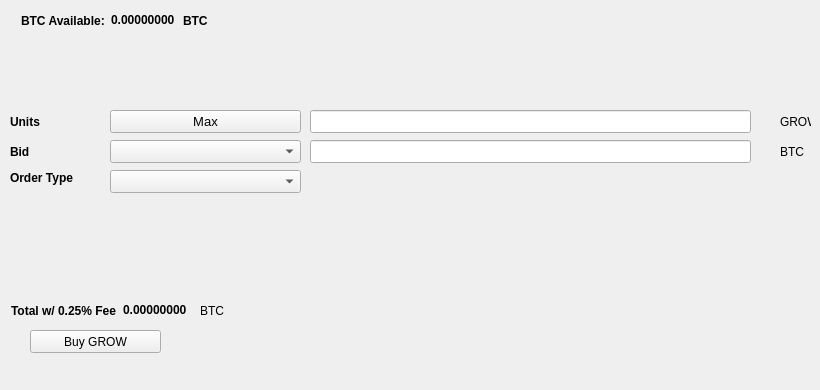
   <widget class="QWidget" name="BuyTab">
    <attribute name="title">
     <string>Buy</string>
    </attribute>
    <widget class="QPushButton" name="BuyGROW">
     <property name="geometry">
      <rect>
       <x>30</x>
       <y>330</y>
       <width>131</width>
       <height>23</height>
      </rect>
     </property>
     <property name="text">
      <string>Buy GROW</string>
     </property>
     <property name="icon">
      <iconset resource="../grow.qrc">
       <normaloff>:/icons/bitcoin</normaloff>:/icons/bitcoin</iconset>
     </property>
    </widget>
    <widget class="QLabel" name="label_3">
     <property name="geometry">
      <rect>
       <x>10</x>
       <y>110</y>
       <width>46</width>
       <height>23</height>
      </rect>
     </property>
     <property name="font">
      <font>
       <weight>75</weight>
       <bold>true</bold>
      </font>
     </property>
     <property name="text">
      <string>Units</string>
     </property>
    </widget>
    <widget class="QLineEdit" name="UnitsInput">
     <property name="geometry">
      <rect>
       <x>310</x>
       <y>110</y>
       <width>441</width>
       <height>23</height>
      </rect>
     </property>
     <property name="font">
      <font>
       <pointsize>9</pointsize>
       <weight>75</weight>
       <bold>true</bold>
      </font>
     </property>
    </widget>
    <widget class="QLineEdit" name="BuyBidPriceEdit">
     <property name="geometry">
      <rect>
       <x>310</x>
       <y>140</y>
       <width>441</width>
       <height>23</height>
      </rect>
     </property>
     <property name="font">
      <font>
       <pointsize>9</pointsize>
       <weight>75</weight>
       <bold>true</bold>
      </font>
     </property>
    </widget>
    <widget class="QLabel" name="label_4">
     <property name="geometry">
      <rect>
       <x>780</x>
       <y>110</y>
       <width>31</width>
       <height>23</height>
      </rect>
     </property>
     <property name="text">
      <string>GROW</string>
     </property>
    </widget>
    <widget class="QLabel" name="label_5">
     <property name="geometry">
      <rect>
       <x>780</x>
       <y>140</y>
       <width>31</width>
       <height>23</height>
      </rect>
     </property>
     <property name="text">
      <string>BTC</string>
     </property>
    </widget>
    <widget class="QLabel" name="label_6">
     <property name="geometry">
      <rect>
       <x>10</x>
       <y>140</y>
       <width>46</width>
       <height>23</height>
      </rect>
     </property>
     <property name="font">
      <font>
       <weight>75</weight>
       <bold>true</bold>
      </font>
     </property>
     <property name="text">
      <string>Bid</string>
     </property>
    </widget>
    <widget class="QLabel" name="label_7">
     <property name="geometry">
      <rect>
       <x>10</x>
       <y>170</y>
       <width>91</width>
       <height>16</height>
      </rect>
     </property>
     <property name="font">
      <font>
       <weight>75</weight>
       <bold>true</bold>
      </font>
     </property>
     <property name="text">
      <string>Order Type</string>
     </property>
    </widget>
    <widget class="QPushButton" name="Buy_Max_Amount">
     <property name="geometry">
      <rect>
       <x>110</x>
       <y>110</y>
       <width>191</width>
       <height>23</height>
      </rect>
     </property>
     <property name="font">
      <font>
       <pointsize>10</pointsize>
      </font>
     </property>
     <property name="text">
      <string>Max</string>
     </property>
    </widget>
    <widget class="QComboBox" name="BuyBidcomboBox">
     <property name="geometry">
      <rect>
       <x>110</x>
       <y>140</y>
       <width>191</width>
       <height>23</height>
      </rect>
     </property>
     <property name="font">
      <font>
       <pointsize>10</pointsize>
      </font>
     </property>
    </widget>
    <widget class="QComboBox" name="buyOrdertypeCombo">
     <property name="geometry">
      <rect>
       <x>110</x>
       <y>170</y>
       <width>191</width>
       <height>23</height>
      </rect>
     </property>
     <property name="font">
      <font>
       <pointsize>10</pointsize>
      </font>
     </property>
    </widget>
    <widget class="QWidget" name="layoutWidget1">
     <property name="geometry">
      <rect>
       <x>21</x>
       <y>11</y>
       <width>227</width>
       <height>19</height>
      </rect>
     </property>
     <layout class="QHBoxLayout" name="horizontalLayout_3">
      <item>
       <widget class="QLabel" name="label232">
        <property name="font">
         <font>
          <weight>75</weight>
          <bold>true</bold>
         </font>
        </property>
        <property name="text">
         <string>BTC Available:</string>
        </property>
       </widget>
      </item>
      <item>
       <widget class="QLabel" name="BtcAvailableLbl">
        <property name="palette">
         <palette>
          <active>
           <colorrole role="WindowText">
            <brush brushstyle="SolidPattern">
             <color alpha="255">
              <red>0</red>
              <green>0</green>
              <blue>0</blue>
             </color>
            </brush>
           </colorrole>
           <colorrole role="Button">
            <brush brushstyle="SolidPattern">
             <color alpha="255">
              <red>0</red>
              <green>170</green>
              <blue>0</blue>
             </color>
            </brush>
           </colorrole>
           <colorrole role="Light">
            <brush brushstyle="SolidPattern">
             <color alpha="255">
              <red>0</red>
              <green>255</green>
              <blue>0</blue>
             </color>
            </brush>
           </colorrole>
           <colorrole role="Midlight">
            <brush brushstyle="SolidPattern">
             <color alpha="255">
              <red>0</red>
              <green>212</green>
              <blue>0</blue>
             </color>
            </brush>
           </colorrole>
           <colorrole role="Dark">
            <brush brushstyle="SolidPattern">
             <color alpha="255">
              <red>0</red>
              <green>85</green>
              <blue>0</blue>
             </color>
            </brush>
           </colorrole>
           <colorrole role="Mid">
            <brush brushstyle="SolidPattern">
             <color alpha="255">
              <red>0</red>
              <green>113</green>
              <blue>0</blue>
             </color>
            </brush>
           </colorrole>
           <colorrole role="Text">
            <brush brushstyle="SolidPattern">
             <color alpha="255">
              <red>0</red>
              <green>170</green>
              <blue>0</blue>
             </color>
            </brush>
           </colorrole>
           <colorrole role="BrightText">
            <brush brushstyle="SolidPattern">
             <color alpha="255">
              <red>255</red>
              <green>255</green>
              <blue>255</blue>
             </color>
            </brush>
           </colorrole>
           <colorrole role="ButtonText">
            <brush brushstyle="SolidPattern">
             <color alpha="255">
              <red>0</red>
              <green>0</green>
              <blue>0</blue>
             </color>
            </brush>
           </colorrole>
           <colorrole role="Base">
            <brush brushstyle="SolidPattern">
             <color alpha="255">
              <red>255</red>
              <green>255</green>
              <blue>255</blue>
             </color>
            </brush>
           </colorrole>
           <colorrole role="Window">
            <brush brushstyle="SolidPattern">
             <color alpha="255">
              <red>0</red>
              <green>170</green>
              <blue>0</blue>
             </color>
            </brush>
           </colorrole>
           <colorrole role="Shadow">
            <brush brushstyle="SolidPattern">
             <color alpha="255">
              <red>0</red>
              <green>0</green>
              <blue>0</blue>
             </color>
            </brush>
           </colorrole>
           <colorrole role="AlternateBase">
            <brush brushstyle="SolidPattern">
             <color alpha="255">
              <red>127</red>
              <green>212</green>
              <blue>127</blue>
             </color>
            </brush>
           </colorrole>
           <colorrole role="ToolTipBase">
            <brush brushstyle="SolidPattern">
             <color alpha="255">
              <red>255</red>
              <green>255</green>
              <blue>220</blue>
             </color>
            </brush>
           </colorrole>
           <colorrole role="ToolTipText">
            <brush brushstyle="SolidPattern">
             <color alpha="255">
              <red>0</red>
              <green>0</green>
              <blue>0</blue>
             </color>
            </brush>
           </colorrole>
          </active>
          <inactive>
           <colorrole role="WindowText">
            <brush brushstyle="SolidPattern">
             <color alpha="255">
              <red>0</red>
              <green>0</green>
              <blue>0</blue>
             </color>
            </brush>
           </colorrole>
           <colorrole role="Button">
            <brush brushstyle="SolidPattern">
             <color alpha="255">
              <red>0</red>
              <green>170</green>
              <blue>0</blue>
             </color>
            </brush>
           </colorrole>
           <colorrole role="Light">
            <brush brushstyle="SolidPattern">
             <color alpha="255">
              <red>0</red>
              <green>255</green>
              <blue>0</blue>
             </color>
            </brush>
           </colorrole>
           <colorrole role="Midlight">
            <brush brushstyle="SolidPattern">
             <color alpha="255">
              <red>0</red>
              <green>212</green>
              <blue>0</blue>
             </color>
            </brush>
           </colorrole>
           <colorrole role="Dark">
            <brush brushstyle="SolidPattern">
             <color alpha="255">
              <red>0</red>
              <green>85</green>
              <blue>0</blue>
             </color>
            </brush>
           </colorrole>
           <colorrole role="Mid">
            <brush brushstyle="SolidPattern">
             <color alpha="255">
              <red>0</red>
              <green>113</green>
              <blue>0</blue>
             </color>
            </brush>
           </colorrole>
           <colorrole role="Text">
            <brush brushstyle="SolidPattern">
             <color alpha="255">
              <red>0</red>
              <green>170</green>
              <blue>0</blue>
             </color>
            </brush>
           </colorrole>
           <colorrole role="BrightText">
            <brush brushstyle="SolidPattern">
             <color alpha="255">
              <red>255</red>
              <green>255</green>
              <blue>255</blue>
             </color>
            </brush>
           </colorrole>
           <colorrole role="ButtonText">
            <brush brushstyle="SolidPattern">
             <color alpha="255">
              <red>0</red>
              <green>0</green>
              <blue>0</blue>
             </color>
            </brush>
           </colorrole>
           <colorrole role="Base">
            <brush brushstyle="SolidPattern">
             <color alpha="255">
              <red>255</red>
              <green>255</green>
              <blue>255</blue>
             </color>
            </brush>
           </colorrole>
           <colorrole role="Window">
            <brush brushstyle="SolidPattern">
             <color alpha="255">
              <red>0</red>
              <green>170</green>
              <blue>0</blue>
             </color>
            </brush>
           </colorrole>
           <colorrole role="Shadow">
            <brush brushstyle="SolidPattern">
             <color alpha="255">
              <red>0</red>
              <green>0</green>
              <blue>0</blue>
             </color>
            </brush>
           </colorrole>
           <colorrole role="AlternateBase">
            <brush brushstyle="SolidPattern">
             <color alpha="255">
              <red>127</red>
              <green>212</green>
              <blue>127</blue>
             </color>
            </brush>
           </colorrole>
           <colorrole role="ToolTipBase">
            <brush brushstyle="SolidPattern">
             <color alpha="255">
              <red>255</red>
              <green>255</green>
              <blue>220</blue>
             </color>
            </brush>
           </colorrole>
           <colorrole role="ToolTipText">
            <brush brushstyle="SolidPattern">
             <color alpha="255">
              <red>0</red>
              <green>0</green>
              <blue>0</blue>
             </color>
            </brush>
           </colorrole>
          </inactive>
          <disabled>
           <colorrole role="WindowText">
            <brush brushstyle="SolidPattern">
             <color alpha="255">
              <red>0</red>
              <green>85</green>
              <blue>0</blue>
             </color>
            </brush>
           </colorrole>
           <colorrole role="Button">
            <brush brushstyle="SolidPattern">
             <color alpha="255">
              <red>0</red>
              <green>170</green>
              <blue>0</blue>
             </color>
            </brush>
           </colorrole>
           <colorrole role="Light">
            <brush brushstyle="SolidPattern">
             <color alpha="255">
              <red>0</red>
              <green>255</green>
              <blue>0</blue>
             </color>
            </brush>
           </colorrole>
           <colorrole role="Midlight">
            <brush brushstyle="SolidPattern">
             <color alpha="255">
              <red>0</red>
              <green>212</green>
              <blue>0</blue>
             </color>
            </brush>
           </colorrole>
           <colorrole role="Dark">
            <brush brushstyle="SolidPattern">
             <color alpha="255">
              <red>0</red>
              <green>85</green>
              <blue>0</blue>
             </color>
            </brush>
           </colorrole>
           <colorrole role="Mid">
            <brush brushstyle="SolidPattern">
             <color alpha="255">
              <red>0</red>
              <green>113</green>
              <blue>0</blue>
             </color>
            </brush>
           </colorrole>
           <colorrole role="Text">
            <brush brushstyle="SolidPattern">
             <color alpha="255">
              <red>0</red>
              <green>85</green>
              <blue>0</blue>
             </color>
            </brush>
           </colorrole>
           <colorrole role="BrightText">
            <brush brushstyle="SolidPattern">
             <color alpha="255">
              <red>255</red>
              <green>255</green>
              <blue>255</blue>
             </color>
            </brush>
           </colorrole>
           <colorrole role="ButtonText">
            <brush brushstyle="SolidPattern">
             <color alpha="255">
              <red>0</red>
              <green>85</green>
              <blue>0</blue>
             </color>
            </brush>
           </colorrole>
           <colorrole role="Base">
            <brush brushstyle="SolidPattern">
             <color alpha="255">
              <red>0</red>
              <green>170</green>
              <blue>0</blue>
             </color>
            </brush>
           </colorrole>
           <colorrole role="Window">
            <brush brushstyle="SolidPattern">
             <color alpha="255">
              <red>0</red>
              <green>170</green>
              <blue>0</blue>
             </color>
            </brush>
           </colorrole>
           <colorrole role="Shadow">
            <brush brushstyle="SolidPattern">
             <color alpha="255">
              <red>0</red>
              <green>0</green>
              <blue>0</blue>
             </color>
            </brush>
           </colorrole>
           <colorrole role="AlternateBase">
            <brush brushstyle="SolidPattern">
             <color alpha="255">
              <red>0</red>
              <green>170</green>
              <blue>0</blue>
             </color>
            </brush>
           </colorrole>
           <colorrole role="ToolTipBase">
            <brush brushstyle="SolidPattern">
             <color alpha="255">
              <red>255</red>
              <green>255</green>
              <blue>220</blue>
             </color>
            </brush>
           </colorrole>
           <colorrole role="ToolTipText">
            <brush brushstyle="SolidPattern">
             <color alpha="255">
              <red>0</red>
              <green>0</green>
              <blue>0</blue>
             </color>
            </brush>
           </colorrole>
          </disabled>
         </palette>
        </property>
        <property name="font">
         <font>
          <weight>75</weight>
          <bold>true</bold>
         </font>
        </property>
        <property name="text">
         <string>0.00000000</string>
        </property>
        <property name="textInteractionFlags">
         <set>Qt::LinksAccessibleByMouse|Qt::TextSelectableByKeyboard|Qt::TextSelectableByMouse</set>
        </property>
       </widget>
      </item>
      <item>
       <widget class="QLabel" name="BtcAvailableLbl_2">
        <property name="font">
         <font>
          <weight>75</weight>
          <bold>true</bold>
         </font>
        </property>
        <property name="text">
         <string>BTC</string>
        </property>
       </widget>
      </item>
     </layout>
    </widget>
    <widget class="QWidget" name="layoutWidge2">
     <property name="geometry">
      <rect>
       <x>11</x>
       <y>301</y>
       <width>259</width>
       <height>19</height>
      </rect>
     </property>
     <layout class="QHBoxLayout" name="horizontalLayout_4">
      <item>
       <widget class="QLabel" name="label_9">
        <property name="font">
         <font>
          <weight>75</weight>
          <bold>true</bold>
         </font>
        </property>
        <property name="text">
         <string>Total w/ 0.25% Fee</string>
        </property>
       </widget>
      </item>
      <item>
       <widget class="QLabel" name="BuyCostLabel">
        <property name="palette">
         <palette>
          <active>
           <colorrole role="WindowText">
            <brush brushstyle="SolidPattern">
             <color alpha="255">
              <red>0</red>
              <green>0</green>
              <blue>0</blue>
             </color>
            </brush>
           </colorrole>
           <colorrole role="Button">
            <brush brushstyle="SolidPattern">
             <color alpha="255">
              <red>0</red>
              <green>170</green>
              <blue>0</blue>
             </color>
            </brush>
           </colorrole>
           <colorrole role="Light">
            <brush brushstyle="SolidPattern">
             <color alpha="255">
              <red>0</red>
              <green>255</green>
              <blue>0</blue>
             </color>
            </brush>
           </colorrole>
           <colorrole role="Midlight">
            <brush brushstyle="SolidPattern">
             <color alpha="255">
              <red>0</red>
              <green>212</green>
              <blue>0</blue>
             </color>
            </brush>
           </colorrole>
           <colorrole role="Dark">
            <brush brushstyle="SolidPattern">
             <color alpha="255">
              <red>0</red>
              <green>85</green>
              <blue>0</blue>
             </color>
            </brush>
           </colorrole>
           <colorrole role="Mid">
            <brush brushstyle="SolidPattern">
             <color alpha="255">
              <red>0</red>
              <green>113</green>
              <blue>0</blue>
             </color>
            </brush>
           </colorrole>
           <colorrole role="Text">
            <brush brushstyle="SolidPattern">
             <color alpha="255">
              <red>0</red>
              <green>170</green>
              <blue>0</blue>
             </color>
            </brush>
           </colorrole>
           <colorrole role="BrightText">
            <brush brushstyle="SolidPattern">
             <color alpha="255">
              <red>255</red>
              <green>255</green>
              <blue>255</blue>
             </color>
            </brush>
           </colorrole>
           <colorrole role="ButtonText">
            <brush brushstyle="SolidPattern">
             <color alpha="255">
              <red>0</red>
              <green>0</green>
              <blue>0</blue>
             </color>
            </brush>
           </colorrole>
           <colorrole role="Base">
            <brush brushstyle="SolidPattern">
             <color alpha="255">
              <red>255</red>
              <green>255</green>
              <blue>255</blue>
             </color>
            </brush>
           </colorrole>
           <colorrole role="Window">
            <brush brushstyle="SolidPattern">
             <color alpha="255">
              <red>0</red>
              <green>170</green>
              <blue>0</blue>
             </color>
            </brush>
           </colorrole>
           <colorrole role="Shadow">
            <brush brushstyle="SolidPattern">
             <color alpha="255">
              <red>0</red>
              <green>0</green>
              <blue>0</blue>
             </color>
            </brush>
           </colorrole>
           <colorrole role="AlternateBase">
            <brush brushstyle="SolidPattern">
             <color alpha="255">
              <red>127</red>
              <green>212</green>
              <blue>127</blue>
             </color>
            </brush>
           </colorrole>
           <colorrole role="ToolTipBase">
            <brush brushstyle="SolidPattern">
             <color alpha="255">
              <red>255</red>
              <green>255</green>
              <blue>220</blue>
             </color>
            </brush>
           </colorrole>
           <colorrole role="ToolTipText">
            <brush brushstyle="SolidPattern">
             <color alpha="255">
              <red>0</red>
              <green>0</green>
              <blue>0</blue>
             </color>
            </brush>
           </colorrole>
          </active>
          <inactive>
           <colorrole role="WindowText">
            <brush brushstyle="SolidPattern">
             <color alpha="255">
              <red>0</red>
              <green>0</green>
              <blue>0</blue>
             </color>
            </brush>
           </colorrole>
           <colorrole role="Button">
            <brush brushstyle="SolidPattern">
             <color alpha="255">
              <red>0</red>
              <green>170</green>
              <blue>0</blue>
             </color>
            </brush>
           </colorrole>
           <colorrole role="Light">
            <brush brushstyle="SolidPattern">
             <color alpha="255">
              <red>0</red>
              <green>255</green>
              <blue>0</blue>
             </color>
            </brush>
           </colorrole>
           <colorrole role="Midlight">
            <brush brushstyle="SolidPattern">
             <color alpha="255">
              <red>0</red>
              <green>212</green>
              <blue>0</blue>
             </color>
            </brush>
           </colorrole>
           <colorrole role="Dark">
            <brush brushstyle="SolidPattern">
             <color alpha="255">
              <red>0</red>
              <green>85</green>
              <blue>0</blue>
             </color>
            </brush>
           </colorrole>
           <colorrole role="Mid">
            <brush brushstyle="SolidPattern">
             <color alpha="255">
              <red>0</red>
              <green>113</green>
              <blue>0</blue>
             </color>
            </brush>
           </colorrole>
           <colorrole role="Text">
            <brush brushstyle="SolidPattern">
             <color alpha="255">
              <red>0</red>
              <green>170</green>
              <blue>0</blue>
             </color>
            </brush>
           </colorrole>
           <colorrole role="BrightText">
            <brush brushstyle="SolidPattern">
             <color alpha="255">
              <red>255</red>
              <green>255</green>
              <blue>255</blue>
             </color>
            </brush>
           </colorrole>
           <colorrole role="ButtonText">
            <brush brushstyle="SolidPattern">
             <color alpha="255">
              <red>0</red>
              <green>0</green>
              <blue>0</blue>
             </color>
            </brush>
           </colorrole>
           <colorrole role="Base">
            <brush brushstyle="SolidPattern">
             <color alpha="255">
              <red>255</red>
              <green>255</green>
              <blue>255</blue>
             </color>
            </brush>
           </colorrole>
           <colorrole role="Window">
            <brush brushstyle="SolidPattern">
             <color alpha="255">
              <red>0</red>
              <green>170</green>
              <blue>0</blue>
             </color>
            </brush>
           </colorrole>
           <colorrole role="Shadow">
            <brush brushstyle="SolidPattern">
             <color alpha="255">
              <red>0</red>
              <green>0</green>
              <blue>0</blue>
             </color>
            </brush>
           </colorrole>
           <colorrole role="AlternateBase">
            <brush brushstyle="SolidPattern">
             <color alpha="255">
              <red>127</red>
              <green>212</green>
              <blue>127</blue>
             </color>
            </brush>
           </colorrole>
           <colorrole role="ToolTipBase">
            <brush brushstyle="SolidPattern">
             <color alpha="255">
              <red>255</red>
              <green>255</green>
              <blue>220</blue>
             </color>
            </brush>
           </colorrole>
           <colorrole role="ToolTipText">
            <brush brushstyle="SolidPattern">
             <color alpha="255">
              <red>0</red>
              <green>0</green>
              <blue>0</blue>
             </color>
            </brush>
           </colorrole>
          </inactive>
          <disabled>
           <colorrole role="WindowText">
            <brush brushstyle="SolidPattern">
             <color alpha="255">
              <red>0</red>
              <green>85</green>
              <blue>0</blue>
             </color>
            </brush>
           </colorrole>
           <colorrole role="Button">
            <brush brushstyle="SolidPattern">
             <color alpha="255">
              <red>0</red>
              <green>170</green>
              <blue>0</blue>
             </color>
            </brush>
           </colorrole>
           <colorrole role="Light">
            <brush brushstyle="SolidPattern">
             <color alpha="255">
              <red>0</red>
              <green>255</green>
              <blue>0</blue>
             </color>
            </brush>
           </colorrole>
           <colorrole role="Midlight">
            <brush brushstyle="SolidPattern">
             <color alpha="255">
              <red>0</red>
              <green>212</green>
              <blue>0</blue>
             </color>
            </brush>
           </colorrole>
           <colorrole role="Dark">
            <brush brushstyle="SolidPattern">
             <color alpha="255">
              <red>0</red>
              <green>85</green>
              <blue>0</blue>
             </color>
            </brush>
           </colorrole>
           <colorrole role="Mid">
            <brush brushstyle="SolidPattern">
             <color alpha="255">
              <red>0</red>
              <green>113</green>
              <blue>0</blue>
             </color>
            </brush>
           </colorrole>
           <colorrole role="Text">
            <brush brushstyle="SolidPattern">
             <color alpha="255">
              <red>0</red>
              <green>85</green>
              <blue>0</blue>
             </color>
            </brush>
           </colorrole>
           <colorrole role="BrightText">
            <brush brushstyle="SolidPattern">
             <color alpha="255">
              <red>255</red>
              <green>255</green>
              <blue>255</blue>
             </color>
            </brush>
           </colorrole>
           <colorrole role="ButtonText">
            <brush brushstyle="SolidPattern">
             <color alpha="255">
              <red>0</red>
              <green>85</green>
              <blue>0</blue>
             </color>
            </brush>
           </colorrole>
           <colorrole role="Base">
            <brush brushstyle="SolidPattern">
             <color alpha="255">
              <red>0</red>
              <green>170</green>
              <blue>0</blue>
             </color>
            </brush>
           </colorrole>
           <colorrole role="Window">
            <brush brushstyle="SolidPattern">
             <color alpha="255">
              <red>0</red>
              <green>170</green>
              <blue>0</blue>
             </color>
            </brush>
           </colorrole>
           <colorrole role="Shadow">
            <brush brushstyle="SolidPattern">
             <color alpha="255">
              <red>0</red>
              <green>0</green>
              <blue>0</blue>
             </color>
            </brush>
           </colorrole>
           <colorrole role="AlternateBase">
            <brush brushstyle="SolidPattern">
             <color alpha="255">
              <red>0</red>
              <green>170</green>
              <blue>0</blue>
             </color>
            </brush>
           </colorrole>
           <colorrole role="ToolTipBase">
            <brush brushstyle="SolidPattern">
             <color alpha="255">
              <red>255</red>
              <green>255</green>
              <blue>220</blue>
             </color>
            </brush>
           </colorrole>
           <colorrole role="ToolTipText">
            <brush brushstyle="SolidPattern">
             <color alpha="255">
              <red>0</red>
              <green>0</green>
              <blue>0</blue>
             </color>
            </brush>
           </colorrole>
          </disabled>
         </palette>
        </property>
        <property name="font">
         <font>
          <weight>75</weight>
          <bold>true</bold>
         </font>
        </property>
        <property name="autoFillBackground">
         <bool>false</bool>
        </property>
        <property name="text">
         <string>0.00000000</string>
        </property>
        <property name="textInteractionFlags">
         <set>Qt::LinksAccessibleByMouse|Qt::TextSelectableByMouse</set>
        </property>
       </widget>
      </item>
      <item>
       <widget class="QLabel" name="label_10">
        <property name="font">
         <font>
          <weight>50</weight>
          <bold>false</bold>
         </font>
        </property>
        <property name="text">
         <string>BTC</string>
        </property>
       </widget>
      </item>
     </layout>
    </widget>
    <widget class="QLabel" name="label_24">
     <property name="geometry">
      <rect>
       <x>460</x>
       <y>300</y>
       <width>281</width>
       <height>81</height>
      </rect>
     </property>
     <property name="text">
      <string/>
     </property>
     <property name="pixmap">
      <pixmap>:/images/bittrex</pixmap>
     </property>
    </widget>
   </widget>
